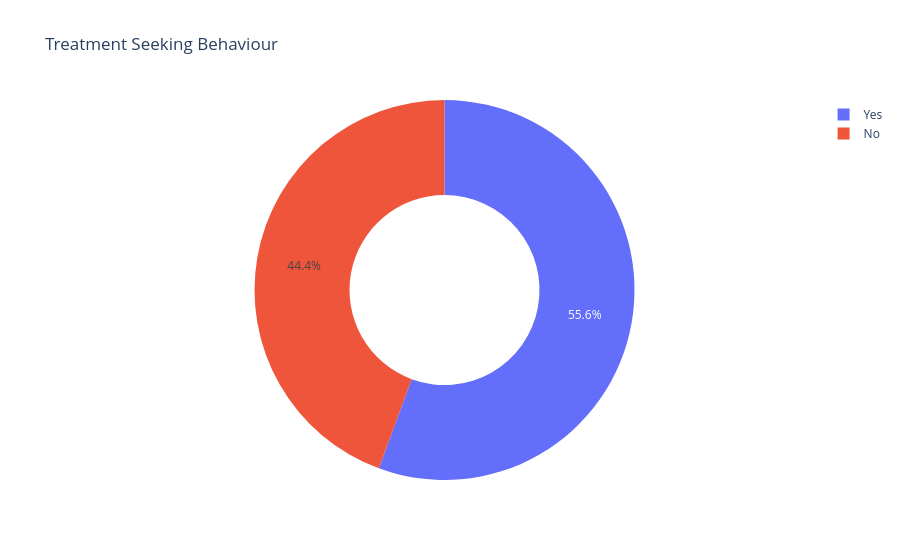

Notebook cell for this chart:
### Markdown cell above
## Treatment Seeking Behaviour

Seeking professional treatment represents one of the most important outcomes within this survey.

Understanding the proportion of respondents who have sought treatment provides an initial overview of mental health support utilization.

### Code cell
treatment = (
    df["sought_treatment"]
    .value_counts(dropna=False)
    .reset_index()
)

treatment.columns = [
    "Treatment",
    "Count"
]

fig = px.pie(
    treatment,
    names="Treatment",
    values="Count",
    hole=.5,
    title="Treatment Seeking Behaviour"
)

fig.show()

### Figure 1 — Plotly figure (JSON) as saved in the notebook; plotly's stock layout.template omitted (floating-point values rounded to 4 significant figures)
{"data": [{"domain": {"x": [0, 1], "y": [0, 1]}, "hole": 0.5, "hovertemplate": "Treatment=%{label}<br>Count=%{value}<extra></extra>", "labels": ["Yes", "No"], "legendgroup": "", "name": "", "showlegend": true, "type": "pie", "values": [1714, 1368]}], "layout": {"legend": {"tracegroupgap": 0}, "title": {"text": "Treatment Seeking Behaviour"}}}
